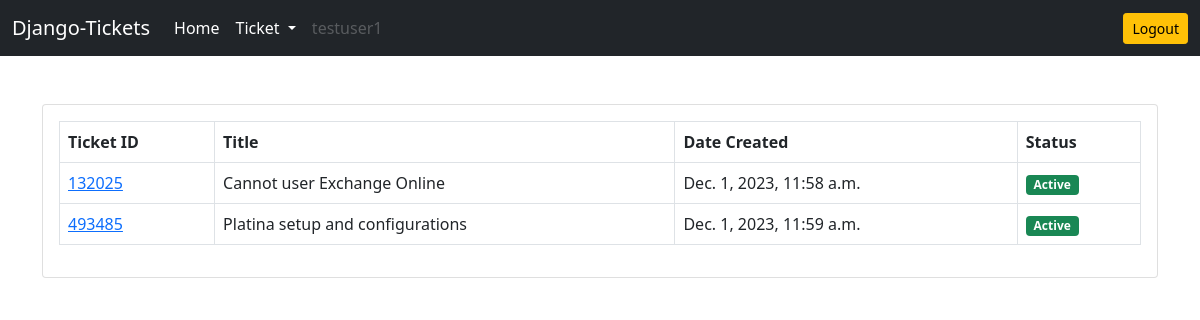
Page /ticket/customer-active-tickets/ (signed in) on the earlier database version.
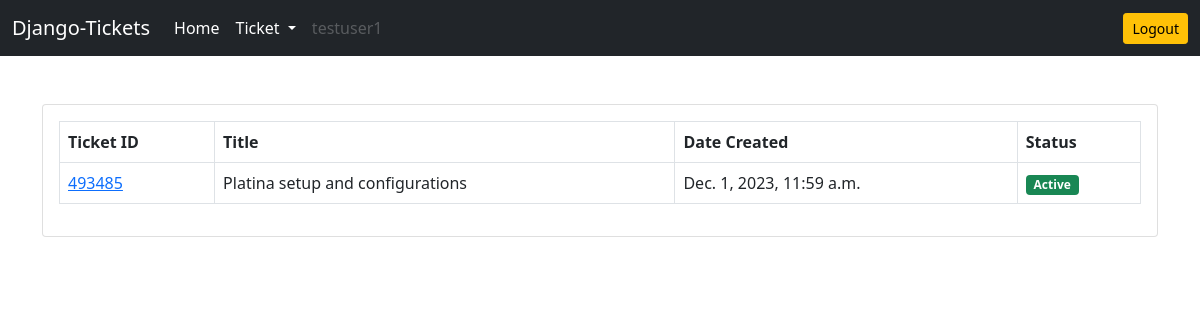
Same page on the later database version.
### ticket/models.py (models this page shows, shortened)
class Ticket(models.Model):
    customer = models.ForeignKey(User, on_delete=models.CASCADE, related_name='customer')
    engineer = models.ForeignKey(User, on_delete=models.CASCADE, related_name='engineer', null=True)
    category = models.ForeignKey(Category, on_delete=models.CASCADE)
    ticket_id = models.CharField(max_length=10, unique=True)
    title = models.CharField(max_length=100)
    description = models.TextField(null=True, blank=True)
    date_created = models.DateTimeField(auto_now_add=True)
    date_closed = models.DateTimeField(null=True)
    date_assigned = models.DateTimeField(null=True)
    is_assigned = models.BooleanField(default=False)
    status = models.CharField(
        max_length=15,
        choices=(
            ('Pending', 'Pending'),
            ('Active', 'Active'),
            ('Closed', 'Closed')
        )
    )
    is_resolved = models.BooleanField(default=False)
    resolution_steps = models.TextField(null=True)

### ticket/views.py (the view)
# urls.py: path('customer-active-tickets/', customer_active_tickets, name='customer-active-tickets'),
@login_required
def customer_active_tickets(request):
    tickets = Ticket.objects.filter(customer=request.user, is_resolved=False)
    context = {'tickets':tickets}
    return render(request, 'ticket/customer_active_tickets.html', context)

### templates/ticket/customer_active_tickets.html
{% extends 'base.html' %}
{% block content %}
<div class="card">
    <div class="card-body">
        <table class="table table-bordered">
            <thead>
                <tr>
                    <th scope="col">Ticket ID</th>
                    <th scope="col">Title</th>
                    <th scope="col">Date Created</th>
                    <th scope="col">Status</th>
                </tr>
            </thead>
            <tbody>
                {% for ticket in tickets %}
                <tr>
                    <td><a href="{% url 'ticket-details' ticket.ticket_id %}">{{ticket.ticket_id}}</a></td>
                    <td>{{ticket.title}}</td>
                    <td>{{ticket.date_created}}</td>
                    {% if ticket.status == 'Pending' %}
                    <td><span class="badge bg-warning">Pending</span></td>
                    {% elif ticket.status == 'Active' %}
                    <td><span class="badge bg-success">Active</span></td>
                    {% elif ticket.status == 'Closed' %}
                    <td><span class="badge bg-danger">Closed</span></td>
                    {% endif %}
                </tr>
                {% endfor %}
            </tbody>
        </table>
    </div>
</div>
{% endblock content %}

Differences in the rows shown:
no longer on this page (row edited): Ticket: ticket_id "132025", title "Cannot user Exchange Online", date_created "Dec. 1, 2023, 11:58 a.m.", status "Active"
